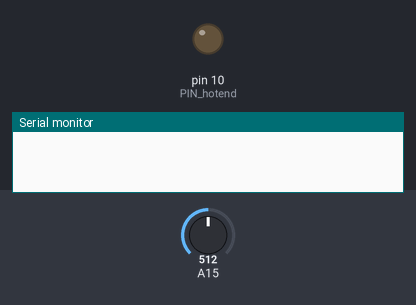
A program run on a simulated Arduino Mega 2560, built with avr-gcc and run on an emulated ATmega2560. Shown: output pins drawn as LEDs (lit = HIGH), the last lines printed to the serial monitor. The inputs (shaded band) are chosen by the test bench; at power-on: A15 = 512.

Above: at 1.2 s.
1.3 s: A15 set to 716
At 4.3 s:
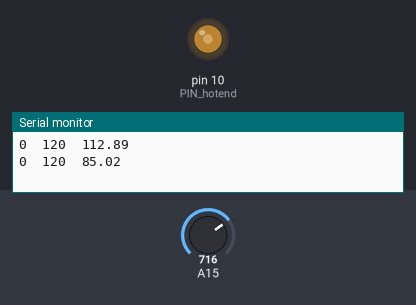
Timing chart, 0 to 5.8 s (numbered marks = the images above; inputs shaded):
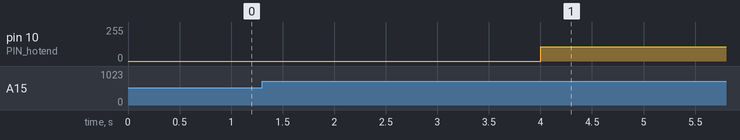

The program:

main.cpp
```cpp
#include <Arduino.h>
#include <thermistor.h> //importamos la libreria necesaria para la lectura de la temperatura (mediante el termistor)

//CODIFICACION TERMISTOR
//definicion de los pines usados
#define PIN_Termistor 15 //pin del mega 2500 conectado al T2 de la ramps 1.4
#define Termistor 0 // modelo del termistor dentro de esta libreria, el termistor es una 100k ntc 3950

//definicion de los datos del termistor para la libreria
thermistor term(PIN_Termistor,Termistor);

//------------------------------------
//CODIFICACION HEATER
#define PIN_hotend 10 // output del hotend
float setpoint = 89; //definimos el setpoint en 89*C

void setup() {
  Serial.begin(9600);
}

//definimos el valor del controlador proporcional
float K =27; //los valores usados en las distintas experiencias fueron: 2, 15 y 27

void loop() {
  //lectura de temperatura con libreria
  double temp=term.analog2temp();
  float error = setpoint -temp; //calculo del error

  float u = K*error; //definimos la acción de control/variable manipulada

  //restricción de la señal de salida del microcontrolador (acotada entre 0 y 255)
  if (u > 255){
    u=255;
  }
  if (u<0){
    u=0;
  }

  delay(2000); //establecemos cada cuanto repetir el loop.
  analogWrite(PIN_hotend, u); //se le envia al hotend la señal u

  //especificaciones del grafico para ver la rta temporal de la temperatura en arduino
  Serial.print(0);
  Serial.print("\t");
  Serial.print(120);
  Serial.print("\t");
  Serial.println(temp);

}
```

Measured:
- after the input at 1.3 s, pin 10 (PIN_hotend): 0/255 → 107/255 after 2.7 s
